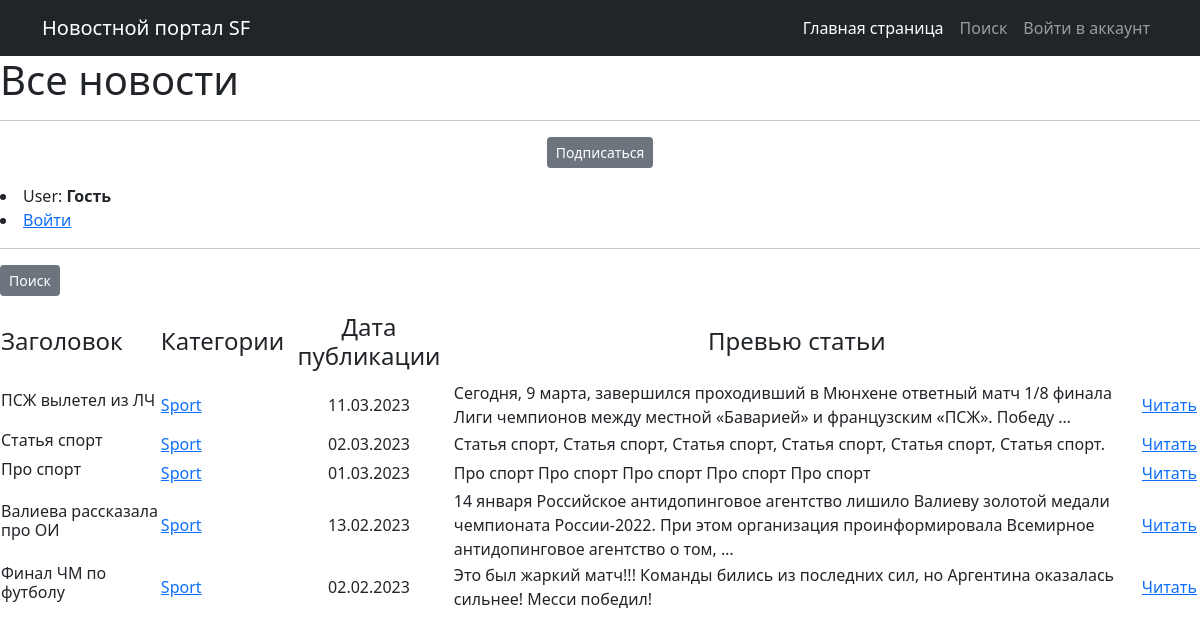
Page /news/categories/5 on the committed database.
### news/models.py (models this page shows, shortened)
class Post(models.Model):
    news = 'NEWS'
    article = 'ART'
    TYPE = [
        (news, 'Новость'),
        (article, 'Статья')
    ]
    author = models.ForeignKey(Author, on_delete=models.CASCADE)
    category_type = models.CharField(max_length=4,
                                choices=TYPE,
                                default=news)
    time_add = models.DateTimeField(auto_now_add=True)
    category_post = models.ManyToManyField(Category, through='PostCategory')
    header_post = models.CharField(max_length=128)
    text = models.TextField()
    rating_post = models.SmallIntegerField(default=0)

class Category(models.Model):
    name_category = models.CharField(max_length=64, unique=True)
    subscribers = models.ManyToManyField(User, related_name='categories')
    def __str__(self):
        return f'{self.name_category}'

### news/views.py (the view)
# urls.py: path('categories/<int:pk>', CategoryListView.as_view(), name='category_list'),
class CategoryListView(ListView):
    model = Post
    template_name = 'category_list.html'
    context_object_name = 'category_news_list'
    def get_queryset(self):
        self.category_post = get_object_or_404(Category, id=self.kwargs['pk'])
        queryset = Post.objects.filter(category_post=self.category_post).order_by('-time_add')
        return queryset
    def get_context_data(self, **kwargs):
        context = super().get_context_data(**kwargs)
        context['is_not_subscriber'] = self.request.user not in self.category_post.subscribers.all()
        context['category'] = self.category_post
        return context

### news/templatetags/custom_filters.py (called while the page is built)
@register.filter()
def censor(value):
    bad_words = ['редиска','гад']
    if not isinstance(value, str):
        raise TypeError(f'Недопустимое значение{type(value)} Нужно ввести строковое значение')
    for word in value.split():
        if word.lower() in bad_words:
            value = value.replace(word, f'{word[0]}{"*" * (len(word) - 1)}')
    return value

### templates/category_list.html (shortened to what this page needs)
{% extends 'flatpages/default.html' %}
{% load custom_filters %}
{% block content %}
    <h1> Все новости </h1>
    <hr>
    {% if is_not_subscriber %}
    <p class="text-center"><a href="{% url 'subscribe' category.id %}" class="btn btn-secondary btn-sm">Подписаться</a> </p>
    {% else %}
    <p class="text-center"><a href="{% url 'unsubscribe' category.id %}" class="btn btn-secondary btn-sm">Отписаться</a> </p>
    {% endif %}
    {% if user.is_authenticated %}
        <p>User: <strong>{{ user.get_username }}</strong></p>
        <p class="text-left"><a href="/accounts/logout" class="btn btn-secondary btn-sm">Выйти</a></p>
    {% else %}
        <li>User: <strong>Гость</strong></li>
        <li><a href="/accounts/login">Войти</a></li>
    {% endif %}
    <hr>
    <p class="text-left"><a href="{% url 'post_search' %}" class="btn btn-secondary btn-sm">Поиск</a></p>
        <table>
            <tr>
                <td><h4>Заголовок</h4></td>
                <td><h4>Категории</h4></td>
                <td><h4 align="center">Дата публикации</h4></td>
                <td><h4 align="center">Превью статьи</h4></td>
            </tr>
            {% for post in category_news_list %}
                <tr>
                    <td><h6>{{post.header_post|censor}}</h6></td>
                    <td>{% for category in post.category_post.all %}
                            <a href="{% url 'category_list' category.id %}"> {{category}}</a>
                        {% endfor %}</td>
                    <td align="center">{{post.time_add|date:'d.m.Y'}}</td>
                    <td>{{post.text|truncatewords:20|censor}}</td>
                    <td><a href="{% url 'post_detail' pk=post.id %}">Читать</a></td>
                    <td>
                    </td>
                </tr>
            {% endfor %}
        </table>
{% endblock content %}

### rows in the picture
Post: header_post|censor "ПСЖ вылетел из ЛЧ", time_add "11.03.2023", text|censor "Сегодня, 9 марта, завершился проходивший в Мюнхене ответный матч 1/8 финала Лиги чемпионов между местной «Баварией» и французским «ПСЖ». Победу …"
Category: name_category "Sport"
Post: header_post|censor "Статья спорт", time_add "02.03.2023", text|censor "Статья спорт, Статья спорт, Статья спорт, Статья спорт, Статья спорт, Статья спорт."
Post: header_post|censor "Про спорт", time_add "01.03.2023", text|censor "Про спорт Про спорт Про спорт Про спорт Про спорт"
Post: header_post|censor "Валиева рассказала про ОИ", time_add "13.02.2023", text|censor "14 января Российское антидопинговое агентство лишило Валиеву золотой медали чемпионата России-2022. При этом организация проинформировала Всемирное антидопинговое агентство о том, …"
Post: header_post|censor "Финал ЧМ по футболу", time_add "02.02.2023", text|censor "Это был жаркий матч!!! Команды бились из последних сил, но Аргентина оказалась сильнее! Месси победил!"
